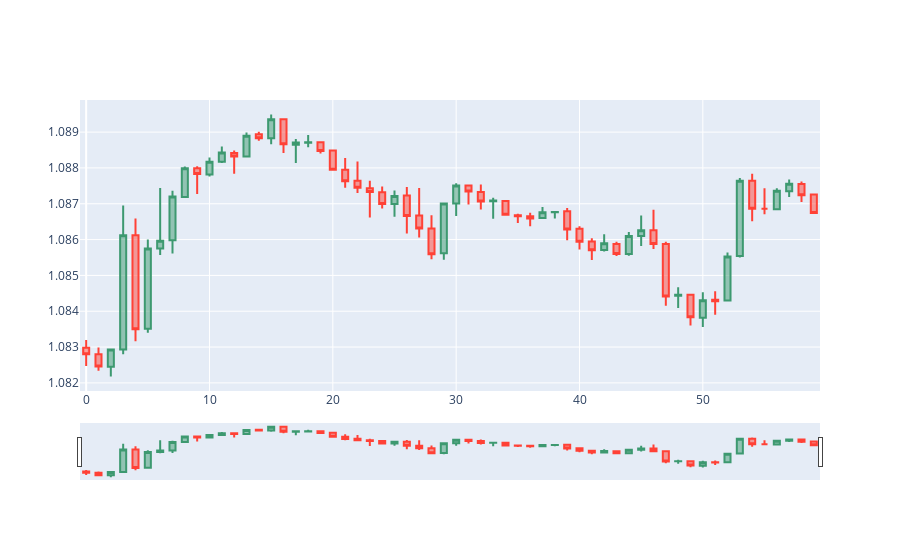

Notebook source saved alongside this figure:
### Code cell
dfpl = df_ops[-60:].reset_index(drop=True)

fig = go.Figure(data=[go.Candlestick(x=dfpl.index,
                                     open=dfpl['Open'],
                                     high=dfpl['High'],
                                     low=dfpl['Low'],
                                     close=dfpl['Close']
                                    )])

fig.show()
